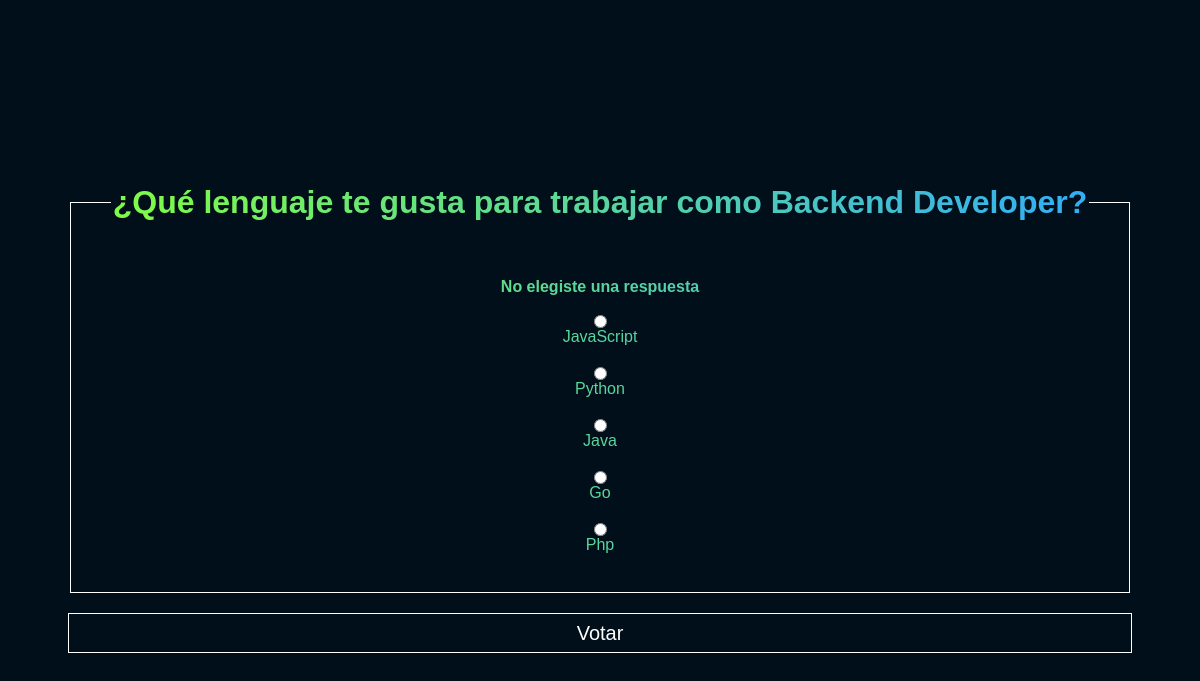
The page /polls/5/vote/ on the database its author committed.
### polls/models.py (models this page shows, shortened)
class Question(models.Model):
    question_text = models.CharField(max_length=200)
    pub_date = models.DateTimeField("date published")

class Choice(models.Model):
    question = models.ForeignKey(Question, on_delete=models.CASCADE)
    choice_text = models.CharField(max_length=200)
    votes = models.IntegerField(default=0)

### polls/views.py (the view)
# urls.py: path("<int:question_id>/vote/", views.vote, name="vote"),
def vote(request, question_id):
    question = get_object_or_404(Question, pk=question_id)
    try:
        selected_choice = question.choice_set.get(pk=request.POST["choice"])
    except (KeyError, Choice.DoesNotExist):
       return render(request, "polls/detail.html", {
           "question": question,
           "error_message": "No elegiste una respuesta"
       })
    else:
        selected_choice.votes += 1
        selected_choice.save()
        return redirect("polls:results", question.id)

### polls/templates/polls/detail.html (shortened to what this page needs)
{% load static %}
<!DOCTYPE html>
<html lang="en">
<head>
    <link rel="stylesheet" href="{% static 'polls/style.css' %}">
    <link rel="stylesheet" href="{% static 'polls/detail.css' %}">
</head>
<body>
    <form action="{% url 'polls:vote' question.id %}" method="post">
        <fieldset>
            <legend><h1>{{ question.question_text }}</h1></legend>
            {% if error_message %}
                <p><strong>{{ error_message }}</strong></p>
            {% endif %}
            {% for choice in question.choice_set.all %}
                <input
                type="radio"
                name="choice"
                id="choice{{ forloop.counter }}"
                value="{{ choice.id }}"
                >
                <label for="choice{{ forloop.counter }} ">
                    {{ choice.choice_text }}
                </label>
                <br>
            {% endfor %}
        </fieldset>
        <input type="submit" value="Votar">
    </form>
</body>
</html>

### polls/static/polls/style.css (style rules this page uses)
body, header, ul, li, footer { align-items: center; display: flex; justify-content: center; }
body { background: hsl(204, 100%, 5%); flex-direction: column; font-family: Arial, Helvetica, sans-serif; height: 100vh; }

### polls/static/polls/detail.css (style rules this page uses)
form { background: linear-gradient( to right, hsl(98, 100%, 62%), hsl(204, 100%, 59%) ); -webkit-background-clip: text; -webkit-text-fill-color: transparent; text-align: center; }
fieldset { align-items: center; border: 1px solid white; display: flex; flex-direction: column; justify-content: center; padding: 20px 40px; }
input[type="submit"] { -webkit-text-fill-color: white; background-color: hsl(205, 100%, 5%); border: 1px solid white; font-size: 20px; height: 40px; margin-top: 20px; width: 100%; cursor: pointer; }

### rows shown on the page
Question: question_text "¿Qué lenguaje te gusta para trabajar como Backend Developer?"
Choice: choice_text "JavaScript"
Choice: choice_text "Python"
Choice: choice_text "Java"
Choice: choice_text "Go"
Choice: choice_text "Php"

### other values the page prints
{{ error_message }} "No elegiste una respuesta"
